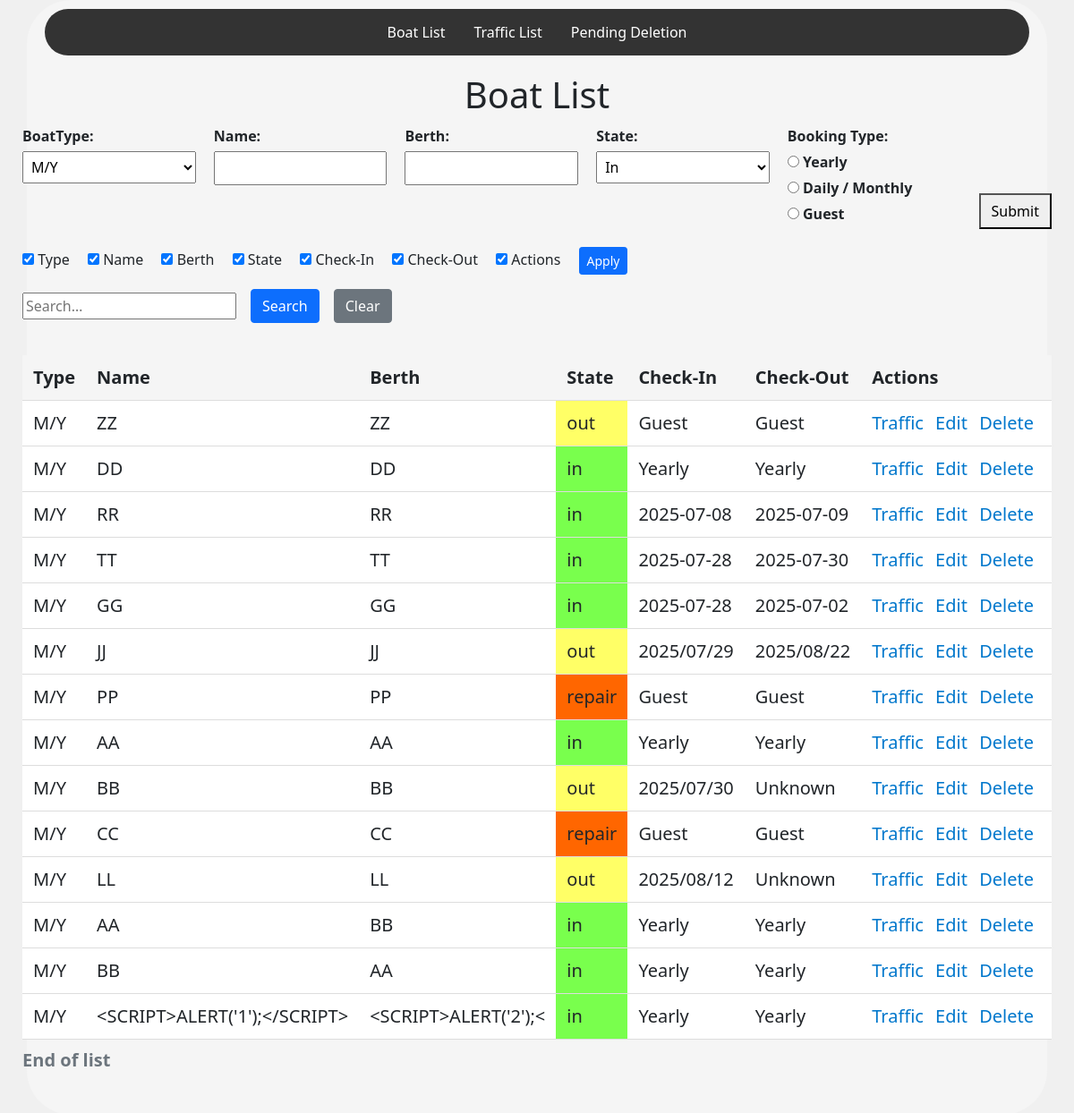
/, run on an earlier commit of the app's database.
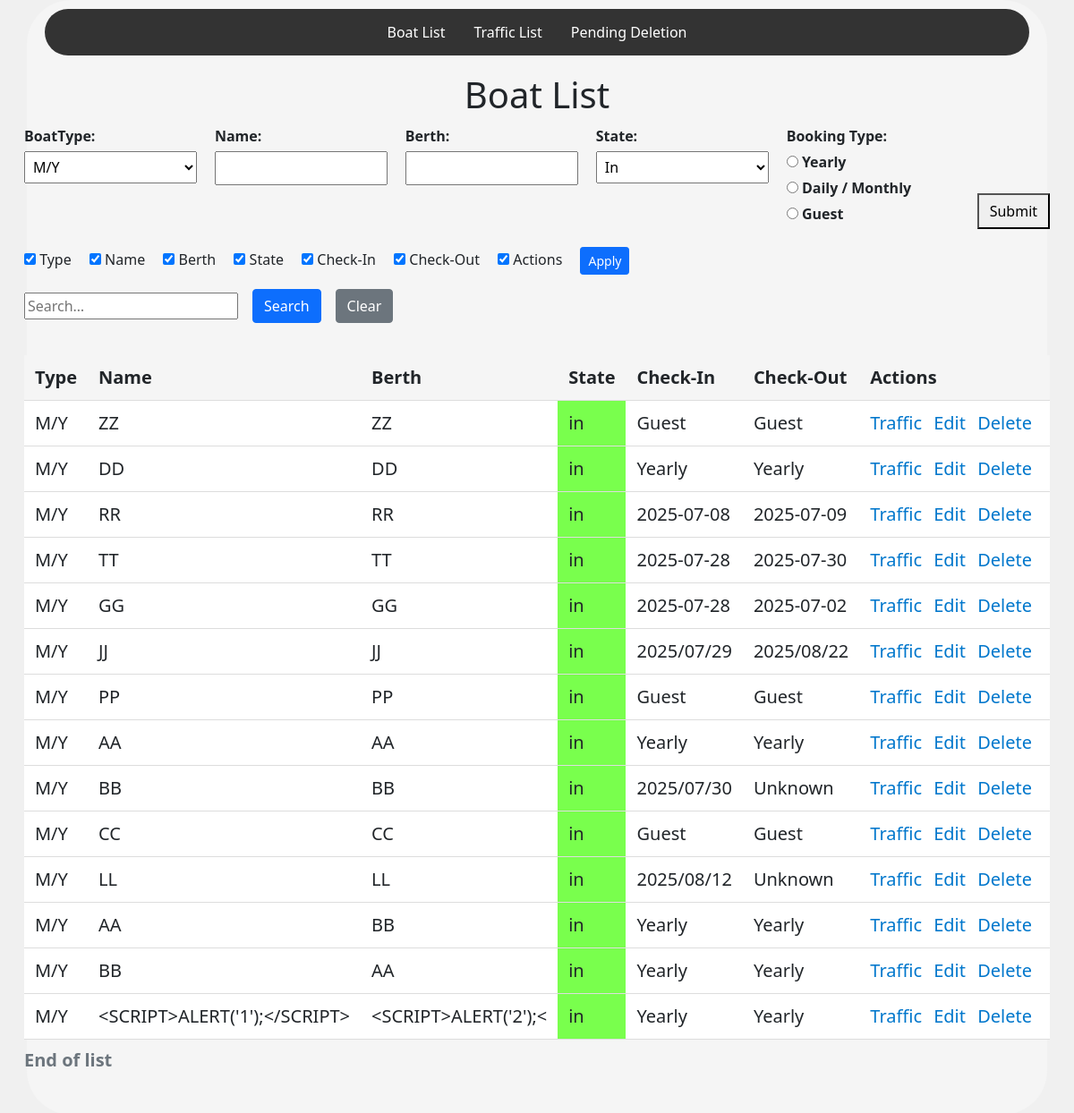
And on a later commit of the database.
### trafficApp/models.py (models this page shows, shortened)
class Boat(models.Model):
    boatType = models.CharField(
        max_length=30,
        choices=BoatType.choices,
        default=BoatType.motorYacht,
    )
    name = models.CharField(max_length=100)
    berth = models.CharField(max_length=20)
    created = models.DateTimeField(auto_now_add=True)
    state = models.CharField(  # <-- changed from IntegerField
        max_length=20,
        choices=State.choices,
        default=State.IN,
    )
    cid = models.CharField(max_length=50, default="", blank=True)
    ecod = models.CharField(max_length=50, default="", blank=True)

### trafficApp/views.py (the view)
# urls.py: path('', views.BoatListView.as_view(), name = 'boats'),
class BoatListView(BaseListCreateView):
    model         = Boat
    form_class    = NewBoatForm
    template_name = "lists/list_page.html"     # shared page
    success_url   = reverse_lazy("boats")
    page_title    = "Boat List"
    search_fields = ("name", "boatType", "berth", "state", "cid", "ecod")
    column_list = [
        {"field": "boatType", "label": "Type"},
        {"field": "name",     "label": "Name"},
        {"field": "berth",    "label": "Berth"},
        {"field": "state",    "label": "State"},
        {"field": "cid",      "label": "Check-In"},
        {"field": "ecod",     "label": "Check-Out"},
        {"field": "actions",  "label": "Actions"},
    ]
    row_partial  = "lists/boats/_row.html"
    form_partial = "lists/boats/_form_fields.html"

### trafficApp/forms.py (shortened to what this page needs)
class NewBoatForm(forms.ModelForm):
    BOOKING_CHOICES = [
        ('yearly',        'Yearly'),
        ('daily_monthly', 'Daily / Monthly'),
        ('guest',         'Guest'),
    ]
    booking_type = forms.ChoiceField(
        choices=BOOKING_CHOICES,
        widget=forms.RadioSelect,
        label="Booking Type"
    )  # :contentReference[oaicite:0]{index=0}
    cid  = forms.DateField(
        required=False,
        widget=DateInput(attrs={'type': 'date'}),
        label="Check‑In Date"
    )   # :contentReference[oaicite:1]{index=1}
    ecod = forms.DateField(
        required=False,
        widget=DateInput(attrs={'type': 'date'}),
        label="Check‑Out Date"
    )   # :contentReference[oaicite:2]{index=2}
    class Meta:
        model  = Boat
        fields = [
            'boatType', 'name', 'berth', 'state',
            'booking_type', 'cid', 'ecod'
        ]

class NewTrafficForm(forms.ModelForm):
    trDate = forms.DateField(
        required=False,
        widget=DateInput(attrs={'type': 'date'}),
        label="Date"
    )
    trTime = forms.TimeField(
        required=False,
        widget=TimeInput(attrs={'type': 'time', 'step': '60'}),
        label="Time",
    )
    edr = forms.DateField(
        required=False,
        widget=DateInput(attrs={'type': 'date'}),
        label="Date"
    )
    etr = forms.TimeField(
        required=False,
        widget=TimeInput(attrs={'type': 'time', 'step': '60'}),
        label="Time",
    )
    class Meta:
        model  = TrafficEntry
        fields = [
            'boatType', 'name', 'trDate', 'trTime',
            'direction', 'passengers', 'purpose',
            'edr', 'etr', 'trComments', 'berth'
        ]

### trafficApp/views.py (called while the page is built)
    def get(self, request, *args, **kwargs):
        self.object_list = self.get_queryset()
        form = self.get_form()
        return self.render_to_response(self.get_context_data(form=form))

    def get_form_kwargs(self):
        kwargs = super().get_form_kwargs()
        if self.request.method == "POST":
            kwargs["data"] = self.request.POST
        return kwargs

    def get_queryset(self):
        qs = super().get_queryset()
        q  = self.request.GET.get("q", "").strip()
        if q and self.search_fields:
            or_query = Q()
            for field in self.search_fields:
                or_query |= Q(**{f"{field}__icontains": q})
            qs = qs.filter(or_query)
        return qs  # no order_by here; sorting is JS-only

### trafficApp/templates/lists/list_page.html (shortened to what this page needs)
{% extends 'base.html' %}
{% load static %}
{% block content %}
  <h1>{{ page_title }}</h1>
  <form method="post">
    <div class="two-fields">
      {% include form_partial with form=form %}
      <button type="submit" class="submit-btn">Submit</button>
    </div>
  </form>
  {% include "lists/_controls/_column_picker.html" with column_list=column_list %}
  {% include "lists/_controls/_search_only.html" %}
  {% include "lists/_table.html" with column_list=column_list row_partial=row_partial object_list=object_list %}
{% endblock %}

### trafficApp/templates/base.html (shortened to what this page needs)
<!DOCTYPE html>
{% load static %}
<html lang="en">
<head>
    <link href="https://cdn.jsdelivr.net/npm/bootstrap@5.0.1/dist/css/bootstrap.min.css" rel="stylesheet">
    <link rel = 'stylesheet' href = "{% static 'css/style.css' %}">
</head>
<body>
    <div class="container">
        <ul>
            <li><a href="{% url 'boats' %}">Boat List</a></li>
            <li><a href="{% url 'traffic' %}">Traffic List</a></li>
            <li><a href="">Pending Deletion</a></li>
        </ul>
        <div class="content-wrapper">
            {% block content %}  {% endblock %}
        </div>
    </div>
</body>
</html>

### trafficApp/templates/lists/boats/_form_fields.html (shortened to what this page needs)
<div class="field-group">
  {{ form.boatType.label_tag }} {{ form.boatType }}
</div>
<div class="field-group">
  {{ form.name.label_tag }} {{ form.name }}
</div>
<div class="field-group">
  {{ form.berth.label_tag }} {{ form.berth }}
</div>
<div class="field-group">
  {{ form.state.label_tag }} {{ form.state }}
</div>
<div class="field-group">
  {{ form.booking_type.label_tag }} {{ form.booking_type }}
</div>

### trafficApp/templates/lists/_controls/_column_picker.html
<div style="margin-top: 20px;">
  <form id="columns-form" class="mb-3">
    {% for col in column_list %}
      <label style="margin-right:1rem;">
        <input type="checkbox"
               class="col-toggle"
               data-col-index="{{ forloop.counter0 }}"
               checked>
        {{ col.label }}
      </label>
    {% endfor %}
    <button type="button" id="apply-columns" class="btn btn-primary btn-sm">Apply</button>
  </form>
</div>

### trafficApp/templates/lists/_controls/_search_only.html (shortened to what this page needs)
<form method="get" class="my-3" id="searchForm">
  <input type="text" name="q" id="searchInput" value="{{ q }}" placeholder="Search…">
  <button class="btn btn-primary"  type="submit">Search</button>
  <button class="btn btn-secondary" type="button" id="clearBtn">Clear</button>
</form>

### trafficApp/templates/lists/_table.html
<div class="table-wrapper">
  <table class="boats sortable">
    <caption>End of list</caption>
    <thead>
      <tr>
        {% for col in column_list %}
          <th data-col-index="{{ forloop.counter0 }}">{{ col.label }}</th>
        {% endfor %}
      </tr>
    </thead>
    <tbody>
      {% for obj in object_list %}
        {% include row_partial with obj=obj %}
      {% empty %}
        <tr><td colspan="{{ column_list|length }}">No entries found.</td></tr>
      {% endfor %}
    </tbody>
  </table>
</div>

### trafficApp/templates/lists/boats/_row.html
<tr>
  <td data-col-index="0">{{ obj.boatType }}</td>
  <td data-col-index="1">{{ obj.name }}</td>
  <td data-col-index="2">{{ obj.berth }}</td>
  <td data-col-index="3" class="state-{{ obj.state }}">{{ obj.state }}</td>
  <td data-col-index="4">{{ obj.cid }}</td>
  <td data-col-index="5">{{ obj.ecod }}</td>
  <td data-col-index="6">
    <a href="#" class="js-traffic"
        data-boat-id="{{obj.id}}"
        data-boat-type="{{ obj.boatType }}"
        data-boat-name="{{ obj.name }}"
        data-berth="{{ obj.berth }}"
        data-state="{{ obj.state }}"
    >
        Traffic
    </a>
    <a href="{% url 'update' obj.id %}">Edit</a>
    <a href="{% url 'delete' obj.id %}">Delete</a>
  </td>
</tr>

### trafficApp/static/css/style.css (style rules this page uses)
.container > ul { display: flex; justify-content: center; list-style: none; margin: 0; padding: 0; background: #333; width: 100%; border-radius: 50px; }
.container > ul li a { display: block; color: #fff; text-align: center; padding: 14px 16px; text-decoration: none; }
h1 { text-align: center; margin-top: 20px; margin-bottom: 10px; }
body { min-height: 100vh; display: flex; align-items: flex-start; justify-content: center; background: #f0f0f0; margin: 0; }
.container { display: flex; flex-direction: column; align-items: center; padding: 10px 20px 30px; background-color: whitesmoke; border-radius: 50px; width: 100%; box-sizing: border-box; }
.two-fields { display: flex; gap: 20px; flex-wrap: wrap; }
.field-group { display: flex; flex-direction: column; flex: 1; min-width: 180px; }
.field-group label { margin-bottom: 5px; font-weight: bold; }
.field-group input, .field-group select { padding: 5px; font-size: 1em; }
.submit-btn { margin-left: auto; align-self: flex-end; padding: 6px 12px; font-size: 1em; }
form.my-3, form.my-3 * { box-sizing: border-box; }
form.my-3 { display: flex; gap: 1rem; align-items: center; flex-wrap: wrap; margin-top: 20px; }
.table-wrapper { width: 100%; overflow-x: auto; }
table.boats { width: 50%; margin: 20px auto 0; border-collapse: collapse; font-size: 1.25rem; background: #fff; }
table.boats caption { text-align: left; font-weight: bold; margin-bottom: 0.5rem; }
table.boats th, table.boats td { padding: 10px 12px; border-bottom: 1px solid #ddd; text-align: left; vertical-align: middle; white-space: nowrap; }
table.boats th { background: #f5f5f5; font-weight: 600; }
table.boats td a { margin-right: 8px; text-decoration: none; color: #0077cc; }
.state-in { background-color: #79ff4d; }

What changed in the data, as far as the page shows it:
changed Boat "ZZ": state "out" → "in"
changed Boat "JJ": state "out" → "in"
changed Boat "PP": state "repair" → "in"
changed Boat (number 9 of 14 on the later page): state "out" → "in"
changed Boat "CC": state "repair" → "in"
changed Boat "LL": state "out" → "in"
